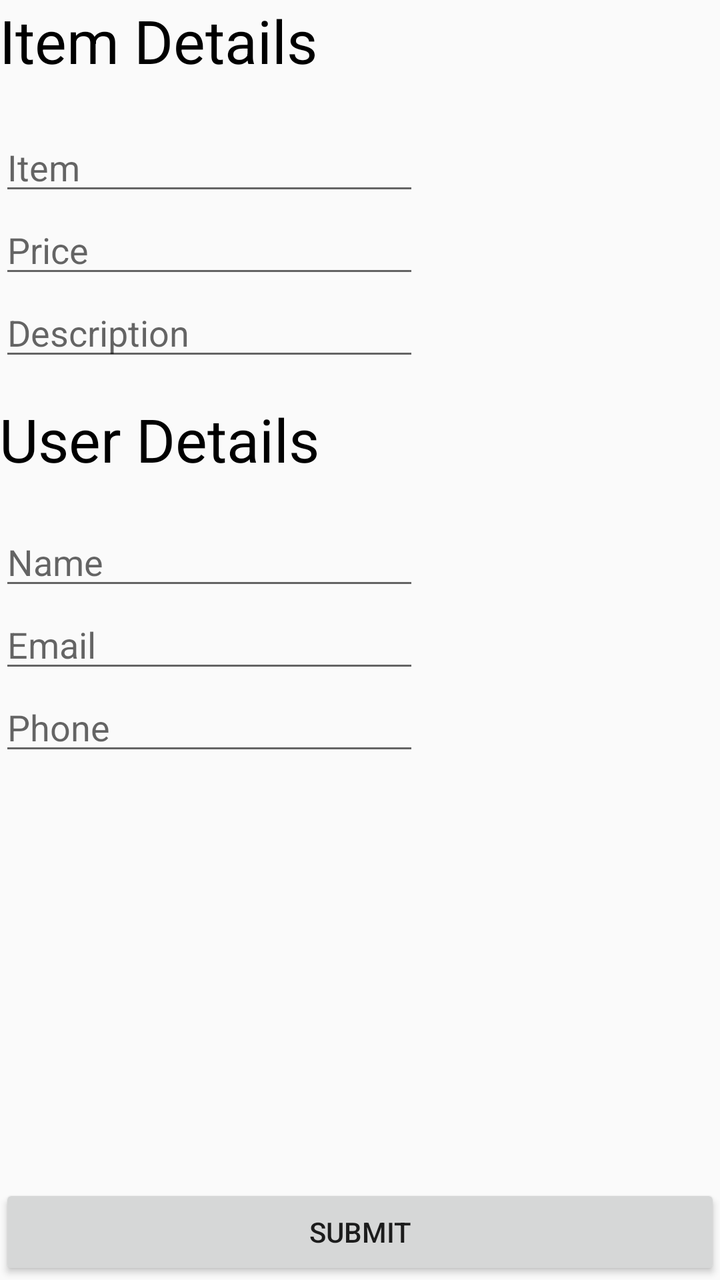
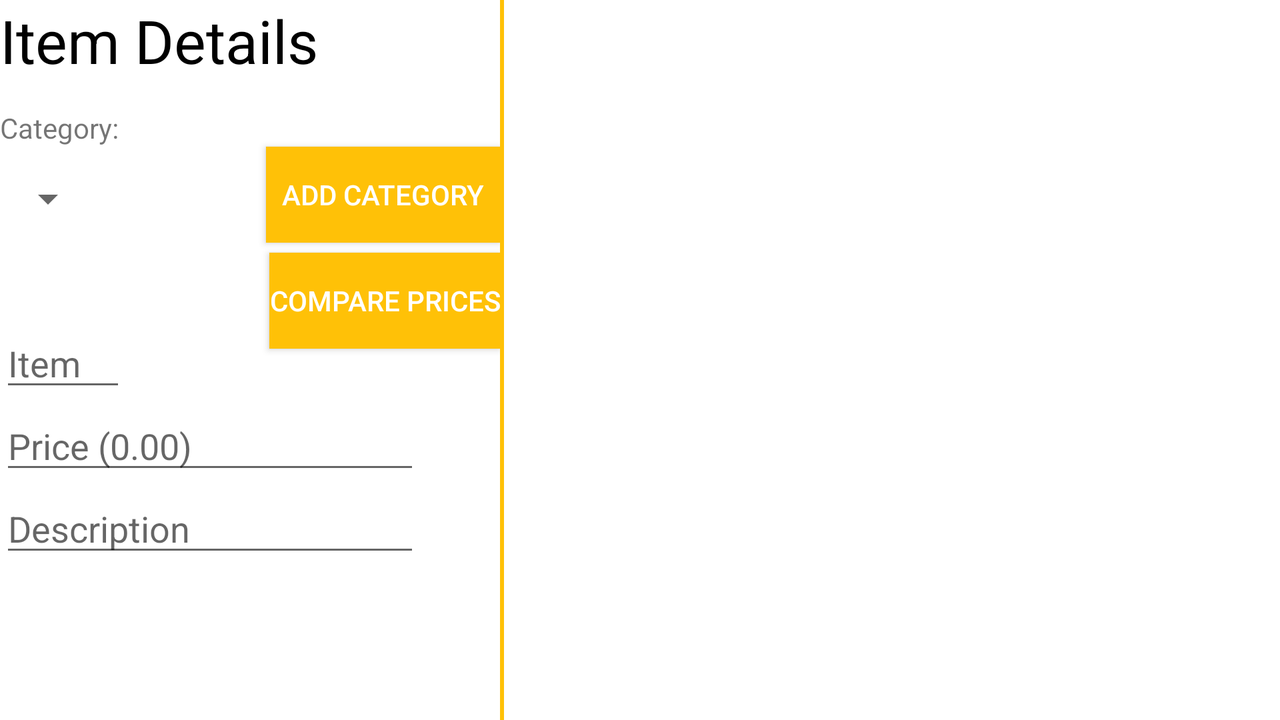

One screen, two layout resources from the same app: the default and the author's alternative for another configuration. Each is rendered where Android would select it; the XML of both is given below.
<!-- AndroidManifest.xml: application theme AppTheme -->
<!-- res/layout/activity_new_item.xml -->
<?xml version="1.0" encoding="utf-8"?>
<RelativeLayout xmlns:android="http://schemas.android.com/apk/res/android"
    xmlns:tools="http://schemas.android.com/tools"
    android:id="@+id/activity_new_item"
    android:layout_width="match_parent"
    android:layout_height="match_parent"
    android:paddingBottom="@dimen/activity_vertical_margin"
    android:paddingLeft="@dimen/activity_horizontal_margin"
    android:paddingRight="@dimen/activity_horizontal_margin"
    android:paddingTop="@dimen/activity_vertical_margin"
    tools:context="com.epicodus.bitflip.NewItemActivity">

    <TextView
        android:text="Item Details"
        android:layout_width="match_parent"
        android:layout_height="wrap_content"
        android:id="@+id/textView2"
        android:textSize="30sp"
        android:layout_alignParentTop="true"
        android:layout_alignParentLeft="true"
        android:layout_alignParentStart="true"
        android:textColor="@android:color/black" />

    <EditText
        android:layout_width="wrap_content"
        android:layout_height="wrap_content"
        android:inputType="textPersonName"
        android:ems="10"
        android:layout_below="@+id/textView2"
        android:layout_alignParentLeft="true"
        android:layout_alignParentStart="true"
        android:layout_marginTop="21dp"
        android:id="@+id/editText4"
        android:hint="Item" />

    <EditText
        android:layout_width="wrap_content"
        android:layout_height="wrap_content"
        android:inputType="textPersonName"
        android:ems="10"
        android:layout_below="@+id/textView3"
        android:layout_alignRight="@+id/editText5"
        android:layout_alignEnd="@+id/editText5"
        android:layout_marginTop="19dp"
        android:id="@+id/editText6"
        android:hint="Name" />

    <EditText
        android:layout_width="wrap_content"
        android:layout_height="wrap_content"
        android:inputType="textEmailAddress"
        android:ems="10"
        android:layout_below="@+id/editText6"
        android:layout_alignParentLeft="true"
        android:layout_alignParentStart="true"
        android:id="@+id/editText7"
        android:hint="Email" />

    <EditText
        android:layout_width="wrap_content"
        android:layout_height="wrap_content"
        android:inputType="phone"
        android:ems="10"
        android:layout_below="@+id/editText7"
        android:layout_alignRight="@+id/editText7"
        android:layout_alignEnd="@+id/editText7"
        android:id="@+id/editText8"
        android:hint="Phone" />

    <EditText
        android:layout_width="wrap_content"
        android:layout_height="wrap_content"
        android:inputType="numberDecimal"
        android:ems="10"
        android:layout_below="@+id/editText4"
        android:layout_alignParentLeft="true"
        android:layout_alignParentStart="true"
        android:id="@+id/editText9"
        android:hint="Price" />

    <Button
        android:text="Submit"
        android:layout_width="match_parent"
        android:layout_height="wrap_content"
        android:layout_alignParentBottom="true"
        android:layout_centerHorizontal="true"
        android:id="@+id/button" />

    <EditText
        android:layout_width="wrap_content"
        android:layout_height="wrap_content"
        android:inputType="textPersonName"
        android:ems="10"
        android:id="@+id/editText5"
        android:hint="Description"
        android:layout_below="@+id/editText9"
        android:layout_alignParentLeft="true"
        android:layout_alignParentStart="true" />

    <TextView
        android:text="User Details"
        android:layout_width="wrap_content"
        android:layout_height="wrap_content"
        android:id="@+id/textView3"
        android:textSize="30sp"
        android:textColor="@android:color/black"
        android:layout_below="@+id/editText5"
        android:layout_alignParentLeft="true"
        android:layout_alignParentStart="true"
        android:layout_marginTop="14dp" />


</RelativeLayout>
<!-- resources referenced by this layout -->
<resources>
  <style name="AppTheme" parent="Theme.AppCompat.Light.DarkActionBar">
          
          <item name="colorPrimary">@color/primary</item>
          <item name="colorPrimaryDark">@color/primaryDark</item>
          <item name="colorAccent">@color/colorAccent</item>
      </style>
  <color name="primary">#4CAF50</color>
  <color name="primaryDark">#388E3C</color>
  <color name="colorAccent">#FFC107</color>
</resources>
<!-- res/layout-land/activity_new_item.xml (the author's variant of the layout above) -->
<!-- drawn on the phone turned sideways -->
<?xml version="1.0" encoding="utf-8"?>
<LinearLayout xmlns:android="http://schemas.android.com/apk/res/android"
    xmlns:tools="http://schemas.android.com/tools"
    android:id="@+id/activity_new_item"
    android:orientation="horizontal"
    android:layout_width="match_parent"
    android:layout_height="match_parent"
    android:background="@android:color/white"
    tools:context="com.epicodus.bitflip.ui.NewItemActivity">


        <RelativeLayout
            android:layout_width="250dp"
            android:layout_height="match_parent"
            android:background="@android:color/white">

            <TextView
                android:text="Item Details"
                android:layout_width="wrap_content"
                android:layout_height="wrap_content"
                android:id="@+id/textView2"
                android:textSize="30sp"
                android:layout_alignParentTop="true"
                android:layout_alignParentLeft="true"
                android:layout_alignParentStart="true"
                android:textColor="@android:color/black" />


            <TextView
                android:text="Category: "
                android:layout_width="wrap_content"
                android:layout_height="wrap_content"
                android:layout_below="@+id/textView2"
                android:layout_alignParentLeft="true"
                android:layout_alignParentStart="true"
                android:layout_marginTop="14dp"
                android:id="@+id/textView3" />

            <EditText
                android:layout_width="wrap_content"
                android:layout_height="wrap_content"
                android:inputType="textMultiLine"
                android:ems="10"
                android:id="@+id/newItemDescription"
                android:hint="Description"
                android:layout_below="@+id/newItemPrice"
                android:layout_alignParentLeft="true"
                android:layout_alignParentStart="true" />

            <Spinner
                android:layout_width="wrap_content"
                android:layout_height="wrap_content"
                android:id="@+id/spinnerCategory"
                android:layout_alignBottom="@+id/addCategoryButton"
                android:layout_alignParentLeft="true"
                android:layout_alignParentStart="true"
                android:layout_marginBottom="10dp" />

            <EditText
                android:layout_width="wrap_content"
                android:layout_height="wrap_content"
                android:inputType="textPersonName"
                android:ems="10"
                android:id="@+id/newItemName"
                android:hint="Item"
                android:layout_centerVertical="true"
                android:layout_alignParentLeft="true"
                android:layout_alignParentStart="true"
                android:layout_toLeftOf="@+id/addCategoryButton"
                android:layout_toStartOf="@+id/addCategoryButton" />

            <EditText
                android:layout_width="wrap_content"
                android:layout_height="wrap_content"
                android:inputType="numberDecimal"
                android:ems="10"
                android:id="@+id/newItemPrice"
                android:hint="Price (0.00)"
                android:layout_below="@+id/newItemName"
                android:layout_alignParentLeft="true"
                android:layout_alignParentStart="true" />

            <Button
                android:text="Add Category"
                android:layout_width="wrap_content"
                android:layout_height="wrap_content"
                android:id="@+id/addCategoryButton"
                android:background="@color/colorAccent"
                android:textColor="@android:color/white"
                android:layout_below="@+id/textView3"
                android:layout_toRightOf="@+id/textView3"
                android:layout_alignParentRight="true"
                android:layout_marginLeft="70dp"
                android:layout_marginBottom="5dp"/>

            <Button
                android:text="Compare Prices"
                android:layout_width="wrap_content"
                android:layout_height="wrap_content"
                android:id="@+id/comparePricesButton"
                android:background="@color/colorAccent"
                android:textColor="@android:color/white"
                android:layout_below="@+id/addCategoryButton"
                android:layout_alignRight="@+id/addCategoryButton"
                android:layout_alignEnd="@+id/addCategoryButton"
                android:layout_alignParentRight="true"/>

            <Button
                android:text="Flip!"
                android:layout_width="match_parent"
                android:layout_height="40dp"
                android:background="@color/colorSell"
                android:textColor="@android:color/white"
                android:id="@+id/newItemButton"
                android:elevation="0dp"
                android:layout_alignParentBottom="true"
                android:layout_alignParentLeft="true"
                android:layout_alignParentStart="true" />

        </RelativeLayout>

        <View android:background="@color/colorAccent"
            android:layout_width="2dp"
            android:layout_height="wrap_content"/>

        <android.support.v4.view.ViewPager
            android:id="@+id/imageViewPager"
            android:layout_width="match_parent"
            android:layout_height="wrap_content"
            android:background="@android:color/white">
        </android.support.v4.view.ViewPager>

</LinearLayout>
<!-- resources referenced by the variant -->
<!-- as the phone turned sideways resolves them -->
<resources>
  <color name="colorAccent">#FFC107</color>
  <style name="AppTheme" parent="Theme.AppCompat.Light.DarkActionBar">
          
          <item name="colorPrimary">@color/primary</item>
          <item name="colorPrimaryDark">@color/primaryDark</item>
          <item name="colorAccent">@color/colorAccent</item>
      </style>
  <color name="primary">#4CAF50</color>
  <color name="primaryDark">#388E3C</color>
</resources>
